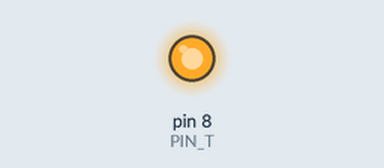
This sketch was run on a simulated Arduino Uno, built with avr-gcc and run on an emulated ATmega328P. Parts: output pins drawn as LEDs (lit = HIGH).

Above: at 0.1 s.
Timing chart, 0 to 1.6 s (numbered marks = the images above):
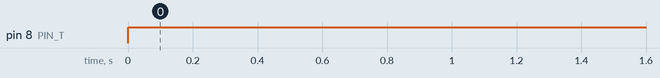

Measured:
- by itself, pin 8 (PIN_T): LOW → HIGH at 0.00 s

The sketch:

sketch_aug07a.ino
```cpp
const int PIN_T=8;

void setup() {
  pinMode(PIN_T, OUTPUT);
}

void loop() {
  digitalWrite(PIN_T, HIGH);
}
```
